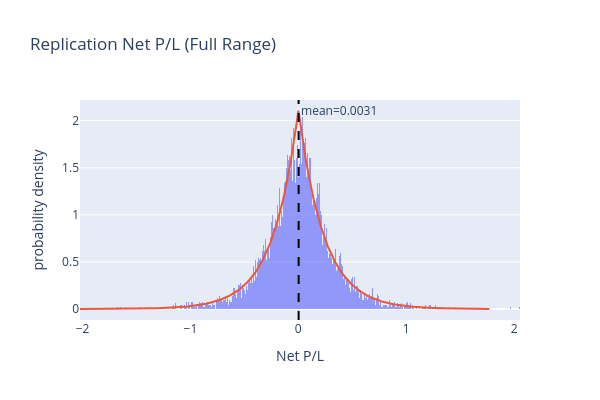

The notebook cell saved with this chart:
### Code cell
# Raw histogram using Plotly
mean_pnl = rep['pnl'].mean()
fig = px.histogram(
    rep,
    x='pnl',
    nbins=n_paths//10,
    histnorm='probability density',
    title='Replication Net P/L (Full Range)',
    labels={'pnl': 'Net P/L'},
    opacity=0.65
)
# --- Fit Laplace ---
data = np.asarray(rep['pnl'])
loc, scale = laplace.fit(data)
x = np.linspace(data.min(), data.max(), 500)
pdf_lap = laplace.pdf(x, loc=loc, scale=scale)

fig.add_trace(go.Scatter(
    x=x, y=pdf_lap, mode='lines',
    name=f'Laplace fit (μ={loc:.4f}, b={scale:.4f})',
    line=dict(width=2)
))
fig.add_vline(
    x=mean_pnl,
    line_dash="dash",
    line_color="black",
    annotation_text=f"mean={mean_pnl:.4f}",
    annotation_position="top right"
)
fig.update_layout(
    width=600,
    height=400,
    showlegend=False
)
fig.show()

### Figure 1 — Plotly figure (JSON) as saved in the notebook; plotly's stock layout.template omitted (floating-point values rounded to 4 significant figures; data arrays with more than 128 entries replaced by an {"elided": "..."} marker saying what was removed)
{"data": [{"bingroup": "x", "histnorm": "probability density", "hovertemplate": "Net P/L=%{x}<br>probability density=%{y}<extra></extra>", "legendgroup": "", "marker": {"color": "#636efa", "opacity": 0.65, "pattern": {"shape": ""}}, "name": "", "nbinsx": 1000, "orientation": "v", "showlegend": false, "type": "histogram", "x": {"elided": "10000 float values"}, "xaxis": "x", "yaxis": "y"}, {"line": {"width": 2}, "mode": "lines", "name": "Laplace fit (μ=0.0011, b=0.2360)", "type": "scatter", "x": {"elided": "500 float values"}, "y": {"elided": "500 float values"}}], "layout": {"annotations": [{"showarrow": false, "text": "mean=0.0031", "x": 0.003094, "xanchor": "left", "xref": "x", "y": 1, "yanchor": "top", "yref": "y domain"}], "barmode": "relative", "height": 400, "legend": {"tracegroupgap": 0}, "shapes": [{"line": {"color": "black", "dash": "dash"}, "type": "line", "x0": 0.003094, "x1": 0.003094, "xref": "x", "y0": 0, "y1": 1, "yref": "y domain"}], "showlegend": false, "title": {"text": "Replication Net P/L (Full Range)"}, "width": 600, "xaxis": {"anchor": "y", "domain": [0, 1], "title": {"text": "Net P/L"}}, "yaxis": {"anchor": "x", "domain": [0, 1], "title": {"text": "probability density"}}}}
